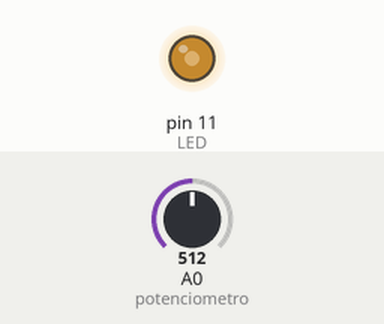
The sketch below on a simulated Arduino Uno, built with avr-gcc and run on an emulated ATmega328P. Shown: output pins drawn as LEDs (lit = HIGH). The inputs (shaded band) are chosen by the test bench; at power-on: A0 (potenciometro) = 512.

Above: at 1.2 s.
1.3 s: A0 (potenciometro) set to 716
At 1.6 s:
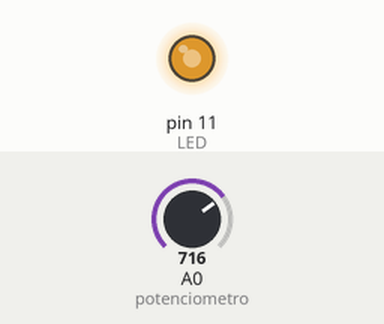
2.8 s: A0 (potenciometro) set to 900
At 4.0 s:
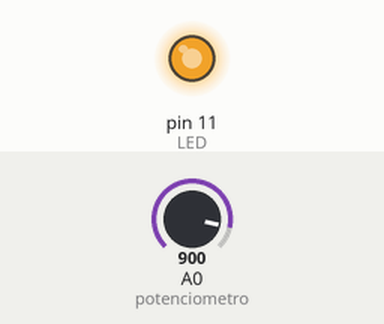
4.3 s: A0 (potenciometro) set to 122
At 5.1 s:
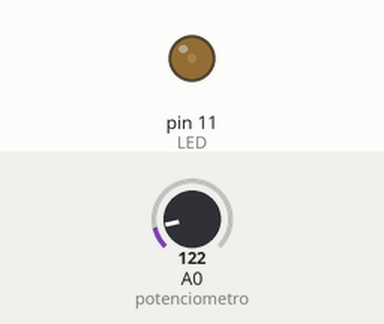
5.8 s: A0 (potenciometro) set to 0
At 6.3 s:
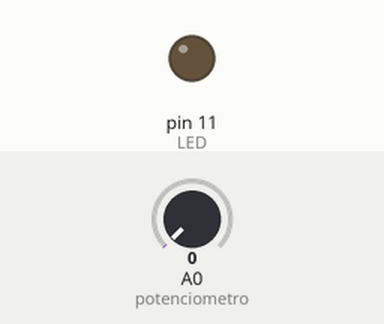
7.3 s: A0 (potenciometro) set to 511
At 8.6 s:
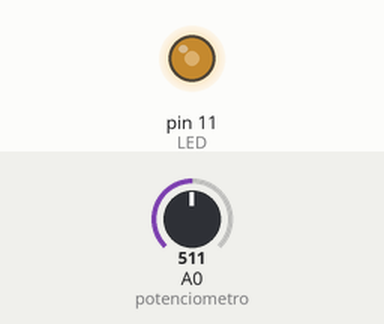
Timing chart, 0 to 9.8 s (numbered marks = the images above; inputs shaded):
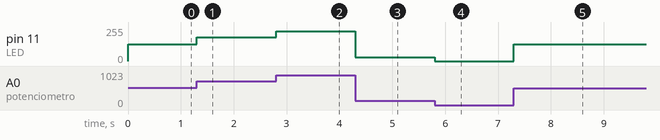

The sketch:

DIMMER_LED.ino
```cpp
const int potenciometro = A0;
const int LED = 11;
int reader = 0;
int pwm = 0;

void setup() {
  pinMode(potenciometro, INPUT);
  pinMode(LED, OUTPUT);
}

void loop() {
  reader = analogRead(potenciometro);
  pwm = map(reader, 0, 1023, 0, 255);
  analogWrite(LED, pwm);

}
```

Measured:
- after the input at 1.3 s, pin 11 (LED): 127/255 → 178/255 at once
- after the input at 2.8 s, pin 11 (LED): 178/255 → 224/255 at once
- after the input at 4.3 s, pin 11 (LED): 224/255 → 30/255 at once
- after the input at 5.8 s, pin 11 (LED): 30/255 → 0/255 at once
- after the input at 7.3 s, pin 11 (LED): 0/255 → 127/255 at once
